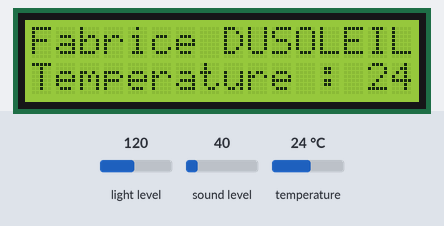
This program was run on a simulated BBC micro:bit (MakeCode). Parts: 16×2 character LCD. Inputs (shaded band) come from the test bench; at power-on: light level 120, sound level 40, temperature 24 °C.

Above: at 1.2 s.
1.3 s: light level set to 5
At 2.9 s:
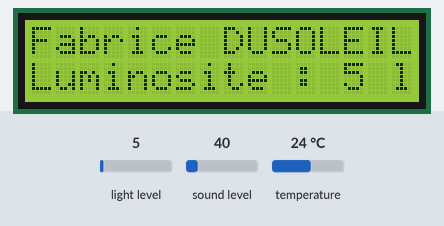
9.7 s: light level set to 64
At 14.8 s:
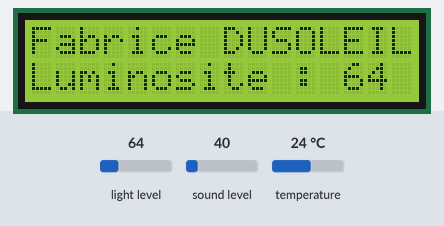
22.0 s: sound level set to 5
At 23.1 s:
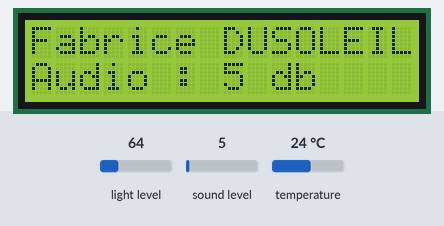
28.9 s: temperature set to 12 °C
At 31.2 s:
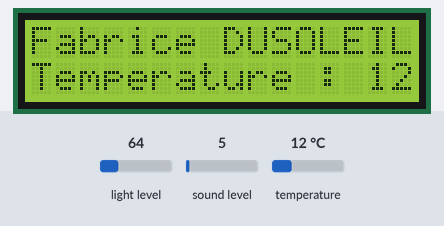
Timing chart, 0 to 32.7 s (numbered marks = the images above; inputs shaded):
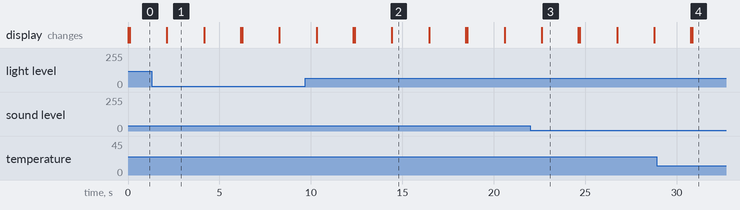

Measured:
- after the input at 1.3 s, the display: changes after 0.83 s (image 1)
- after the input at 9.7 s, the display: first differs from a run without the input after 4.7 s (image 2)
- what the display in image 1 shows lasts 2.1 s, from 2.1 s to 4.2 s

The program:

main.ts
```typescript
function set_lcd (texte: string, num: number) {
    I2C_LCD1602.ShowString(texte, 0, num)
}
I2C_LCD1602.LcdInit(39)
I2C_LCD1602.on()
I2C_LCD1602.BacklightOn()
set_lcd("Fabrice DUSOLEIL", 0)
basic.forever(function () {
    set_lcd("Fabrice DUSOLEIL", 0)
    set_lcd("Temperature : " + convertToText(input.temperature()) + " °C", 17)
    basic.pause(2000)
    I2C_LCD1602.clear()
    set_lcd("Fabrice DUSOLEIL", 0)
    set_lcd("Luminosite : " + convertToText(input.lightLevel()) + " lux", 17)
    basic.pause(2000)
    I2C_LCD1602.clear()
    set_lcd("Fabrice DUSOLEIL", 0)
    set_lcd("Audio : " + convertToText(input.soundLevel()) + " db", 17)
    basic.pause(2000)
    I2C_LCD1602.clear()
})
```

test.ts
```typescript
// les tests vont ici ; cela ne sera pas compilé si ce paquet est utilisé en tant qu'extension.
```
